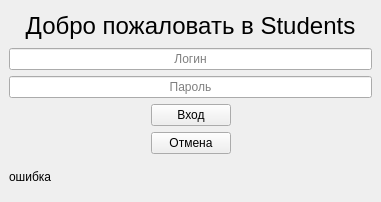
<?xml version="1.0" encoding="UTF-8"?>
<ui version="4.0">
 <class>MainWindow</class>
 <widget class="QMainWindow" name="MainWindow">
  <property name="geometry">
   <rect>
    <x>0</x>
    <y>0</y>
    <width>381</width>
    <height>202</height>
   </rect>
  </property>
  <property name="windowTitle">
   <string>форма входа</string>
  </property>
  <widget class="QWidget" name="centralwidget">
   <layout class="QVBoxLayout" name="verticalLayout">
    <item>
     <widget class="QLabel" name="label">
      <property name="font">
       <font>
        <pointsize>18</pointsize>
       </font>
      </property>
      <property name="cursor">
       <cursorShape>ArrowCursor</cursorShape>
      </property>
      <property name="text">
       <string>Добро пожаловать в Students</string>
      </property>
      <property name="alignment">
       <set>Qt::AlignCenter</set>
      </property>
     </widget>
    </item>
    <item>
     <widget class="QLineEdit" name="line_login">
      <property name="text">
       <string/>
      </property>
      <property name="alignment">
       <set>Qt::AlignCenter</set>
      </property>
      <property name="placeholderText">
       <string>Логин</string>
      </property>
     </widget>
    </item>
    <item>
     <widget class="QLineEdit" name="line_password">
      <property name="echoMode">
       <enum>QLineEdit::Password</enum>
      </property>
      <property name="alignment">
       <set>Qt::AlignCenter</set>
      </property>
      <property name="placeholderText">
       <string>Пароль</string>
      </property>
     </widget>
    </item>
    <item>
     <layout class="QHBoxLayout" name="horizontalLayout">
      <item>
       <spacer name="horizontalSpacer">
        <property name="orientation">
         <enum>Qt::Horizontal</enum>
        </property>
        <property name="sizeHint" stdset="0">
         <size>
          <width>40</width>
          <height>20</height>
         </size>
        </property>
       </spacer>
      </item>
      <item>
       <widget class="QPushButton" name="button_enter">
        <property name="text">
         <string>Вход</string>
        </property>
       </widget>
      </item>
      <item>
       <spacer name="horizontalSpacer_2">
        <property name="orientation">
         <enum>Qt::Horizontal</enum>
        </property>
        <property name="sizeHint" stdset="0">
         <size>
          <width>40</width>
          <height>20</height>
         </size>
        </property>
       </spacer>
      </item>
     </layout>
    </item>
    <item>
     <layout class="QHBoxLayout" name="horizontalLayout_2">
      <item>
       <spacer name="horizontalSpacer_3">
        <property name="orientation">
         <enum>Qt::Horizontal</enum>
        </property>
        <property name="sizeHint" stdset="0">
         <size>
          <width>40</width>
          <height>20</height>
         </size>
        </property>
       </spacer>
      </item>
      <item>
       <widget class="QPushButton" name="push_cancel">
        <property name="text">
         <string>Отмена</string>
        </property>
       </widget>
      </item>
      <item>
       <spacer name="horizontalSpacer_4">
        <property name="orientation">
         <enum>Qt::Horizontal</enum>
        </property>
        <property name="sizeHint" stdset="0">
         <size>
          <width>40</width>
          <height>20</height>
         </size>
        </property>
       </spacer>
      </item>
     </layout>
    </item>
    <item>
     <widget class="QLabel" name="lbl_error">
      <property name="text">
       <string>ошибка</string>
      </property>
     </widget>
    </item>
   </layout>
  </widget>
  <action name="action">
   <property name="text">
    <string>Выход</string>
   </property>
  </action>
 </widget>
 <resources/>
 <connections/>
</ui>
